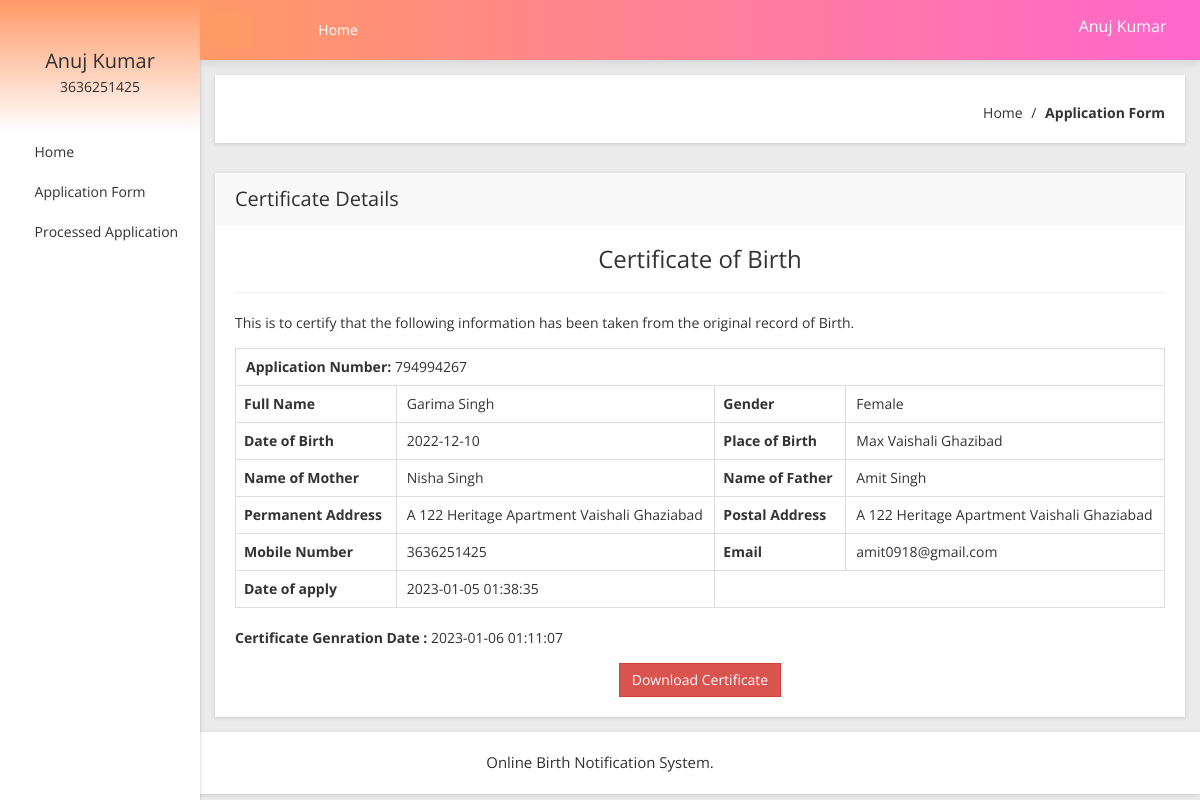
Page /certificates.php?viewid=1 (signed in) on the committed database.
### tables this page shows
CREATE TABLE `tbluser` (
  `ID` int(10) NOT NULL,
  `FirstName` varchar(200) DEFAULT NULL,
  `LastName` varchar(200) DEFAULT NULL,
  `MobileNumber` bigint(10) DEFAULT NULL,
  `Address` mediumtext DEFAULT NULL,
  `Password` varchar(200) NOT NULL,
  `RegDate` timestamp NULL DEFAULT current_timestamp()
);

CREATE TABLE `tblapplication` (
  `ID` int(10) NOT NULL,
  `UserID` int(5) NOT NULL,
  `ApplicationID` varchar(200) DEFAULT NULL,
  `DateofBirth` varchar(200) DEFAULT NULL,
  `Gender` varchar(50) DEFAULT NULL,
  `FullName` varchar(200) DEFAULT NULL,
  `PlaceofBirth` varchar(200) DEFAULT NULL,
  `NameofFather` varchar(200) DEFAULT NULL,
  `NameOfMother` varchar(120) DEFAULT NULL,
  `PermanentAdd` mediumtext DEFAULT NULL,
  `PostalAdd` mediumtext DEFAULT NULL,
  `MobileNumber` bigint(10) DEFAULT NULL,
  `Email` varchar(200) DEFAULT NULL,
  `Dateofapply` timestamp NULL DEFAULT current_timestamp(),
  `Remark` varchar(200) DEFAULT NULL,
  `Status` varchar(50) DEFAULT NULL,
  `UpdationDate` timestamp NULL DEFAULT NULL ON UPDATE current_timestamp()
);

### certificates.php (the view, shortened to what this page needs)
<?php
include('includes/dbconnection.php');
if (strlen($_SESSION['obcsuid']==0)) {
  header('location:logout.php');
  } else{
  ?>
<!doctype html>
<html class="no-js" lang="en">
<head>
    <link rel="stylesheet" href="css/bootstrap.min.css">
    <link rel="stylesheet" href="css/font-awesome.min.css">
    <link rel="stylesheet" href="css/adminpro-custon-icon.css">
    <link rel="stylesheet" href="css/meanmenu.min.css">
    <link rel="stylesheet" href="css/jquery.mCustomScrollbar.min.css">
    <link rel="stylesheet" href="css/animate.css">
    <link rel="stylesheet" href="css/data-table/bootstrap-table.css">
    <link rel="stylesheet" href="css/data-table/bootstrap-editable.css">
    <link rel="stylesheet" href="css/normalize.css">
    <link rel="stylesheet" href="css/c3.min.css">
    <link rel="stylesheet" href="style.css">
    <link rel="stylesheet" href="css/responsive.css">
</head>
<body class="materialdesign">
    <div class="wrapper-pro">
      <?php include_once('includes/sidebar.php');?>
        <?php include_once('includes/header.php');?>
            <div class="breadcome-area mg-b-30 small-dn">
                <div class="container-fluid">
                    <div class="row">
                        <div class="col-lg-12">
                            <div class="breadcome-list shadow-reset">
                                <div class="row">
                                    <div class="col-lg-12">
                                        <ul class="breadcome-menu">
                                            <li><a href="dashboard.php">Home</a> <span class="bread-slash">/</span>
                                            </li>
                                            <li><span class="bread-blod">Application Form</span>
                                            </li>
                                        </ul>
                                    </div>
                                </div>
                            </div>
                        </div>
                    </div>
                </div>
            </div>
            <div class="data-table-area mg-b-15">
                <div class="container-fluid">
                    <div class="row">
                        <div class="col-lg-12">
                            <div class="sparkline13-list shadow-reset">
                                <div class="sparkline13-hd">
                                    <div class="main-sparkline13-hd">
                                        <h1>Certificate Details</h1>
                                        <div class="sparkline13-outline-icon">
                                            <span class="sparkline13-collapse-link"><i class="fa fa-chevron-up"></i></span>
                                            <span><i class="fa fa-wrench"></i></span>
                                            <span class="sparkline13-collapse-close"><i class="fa fa-times"></i></span>
                                        </div>
                                    </div>
                                </div>
                                <div class="sparkline13-graph">
                                    <div id="exampl">
                                    <div class="datatable-dashv1-list custom-datatable-overright">
                                        <h3 align="center">Certificate of Birth</h3>
                                        <hr />
                                        <p align="left">This is to certify that the following information has been taken from the original record of Birth.</p>
<?php
$vid=$_GET['viewid'];
$sql="SELECT tblapplication.*,tbluser.FirstName,tbluser.LastName,tbluser.MobileNumber,tbluser.Address from  tblapplication join  tbluser on tblapplication.UserID=tbluser.ID where tblapplication.ID=:vid and  tblapplication.Status='Verified'";
$query = $dbh -> prepare($sql);
$query-> bindParam(':vid', $vid, PDO::PARAM_STR);
$query->execute();
$results=$query->fetchAll(PDO::FETCH_OBJ);
foreach($results as $row)
{
$certgendate=$row->UpdationDate;            ?>
<table border="1" class="table table-bordered">
<tr align="center">
<td colspan="4" >
<strong> Application Number:</strong>   <?php  echo $row->ApplicationID;?></td></tr>
    <th scope>Full Name</th>
    <td><?php  echo $row->FullName;?></td>
    <th scope>Gender</th>
    <td><?php  echo $row->Gender;?></td>
   <tr>
    <th scope>Date of Birth</th>
    <td><?php  echo $row->DateofBirth;?></td>
    <th scope>Place of Birth</th>
    <td><?php  echo $row->PlaceofBirth;?></td>
  </tr>
  <tr>
     <th scope>Name of Mother</th>
    <td><?php  echo $row->NameOfMother;?></td>
    <th scope>Name of Father</th>
    <td><?php  echo $row->NameofFather;?></td>
  </tr>
   <tr>
    <th scope>Permanent Address</th>
  <td><?php  echo $row->PermanentAdd;?></td>
    <th scope>Postal Address</th>
    <td><?php  echo $row->PostalAdd;?></td>
  </tr>
   <tr>
        <th scope>Mobile Number</th>
    <td><?php  echo $row->MobileNumber;?></td>
    <th scope>Email</th>
    <td><?php  echo $row->Email;?></td>
  </tr>
   <tr>
    <th scope>Date of apply</th>
    <td><?php  echo $row->Dateofapply;?></td>
  </tr>
  <?php }?>
</table>
          <p align="left"><b>Certificate Genration Date :</b> <?php echo htmlentities($certgendate);?></p>
   <a href="download-certificate.php?cid=<?php  echo $row->ApplicationID;?>" class="btn btn-danger">Download Certificate</a>
      </div></div>
                                </div>
                            </div>
                        </div>
                    </div>
                </div>
            </div>
        </div>
    </div>
  <?php include_once('includes/footer.php');?>
</body>
</html><?php }  ?>

### includes/sidebar.php (shortened to what this page needs)
        <?php
include('includes/dbconnection.php');
if (strlen($_SESSION['obcsuid']==0)) {
  header('location:logout.php');
  } else{
  ?>
  <div class="left-sidebar-pro">
            <nav id="sidebar">
                <div class="sidebar-header">
                     <?php
$uid=$_SESSION['obcsuid'];
$sql="SELECT FirstName,LastName,MobileNumber from  tbluser where ID=:uid";
$query = $dbh -> prepare($sql);
$query->bindParam(':uid',$uid,PDO::PARAM_STR);
$query->execute();
$results=$query->fetchAll(PDO::FETCH_OBJ);
$cnt=1;
if($query->rowCount() > 0)
{
foreach($results as $row)
{               ?>
                    <h3><?php  echo $row->FirstName;?>  <?php  echo $row->LastName;?></h3>
                    <p><?php  echo $row->MobileNumber;?></p><?php $cnt=$cnt+1;}} ?>
                </div>
                <div class="left-custom-menu-adp-wrap">
                    <ul class="nav navbar-nav left-sidebar-menu-pro">
                        <li class="nav-item">
                            <a href="dashboard.php" role="button" aria-expanded="false"><i class="fa big-icon fa-home"></i> <span class="mini-dn">Home</span> </a>
                        </li>
                        <li class="nav-item"><a href="#" data-toggle="dropdown" role="button" aria-expanded="false" class="nav-link dropdown-toggle"><i class="fa big-icon fa-envelope"></i> <span class="mini-dn">Application Form</span> <span class="indicator-right-menu mini-dn"><i class="fa indicator-mn fa-angle-left"></i></span></a>
                        </li>
                       <li class="nav-item">
                            <a href="certificates-list.php" role="button" aria-expanded="false"><i class="fa big-icon fa-user"></i> <span class="mini-dn">Processed Application</span> </a>
                        </li>
                    </ul>
                </div>
            </nav>
        </div><?php }  ?>

### includes/header.php (shortened to what this page needs)
       <?php
include('includes/dbconnection.php');
if (strlen($_SESSION['obcsuid']==0)) {
  header('location:logout.php');
  } else{
  ?>
 <div class="content-inner-all">
            <div class="header-top-area">
                <div class="fixed-header-top">
                    <div class="container-fluid">
                        <div class="row">
                            <div class="col-lg-1 col-md-6 col-sm-6 col-xs-12">
                                <button type="button" id="sidebarCollapse" class="btn bar-button-pro header-drl-controller-btn btn-info navbar-btn">
                                    <i class="fa fa-bars"></i>
                                </button>
                            </div>
                            <div class="col-lg-6 col-md-1 col-sm-1 col-xs-12">
                                <div class="header-top-menu tabl-d-n">
                                    <ul class="nav navbar-nav mai-top-nav">
                                        <li class="nav-item"><a href="dashboard.php" class="nav-link">Home</a>
                                        </li>
                                    </ul>
                                </div>
                            </div>
                            <div class="col-lg-5 col-md-5 col-sm-6 col-xs-12">
                                <div class="header-right-info">
                                    <ul class="nav navbar-nav mai-top-nav header-right-menu">
                                <?php
$uid=$_SESSION['obcsuid'];
$sql="SELECT FirstName,LastName,MobileNumber from  tbluser where ID=:uid";
$query = $dbh -> prepare($sql);
$query->bindParam(':uid',$uid,PDO::PARAM_STR);
$query->execute();
$results=$query->fetchAll(PDO::FETCH_OBJ);
$cnt=1;
if($query->rowCount() > 0)
{
foreach($results as $row)
{               ?>
                                        <li class="nav-item">
                                            <a href="#" data-toggle="dropdown" role="button" aria-expanded="false" class="nav-link dropdown-toggle">
                                                <span class="adminpro-icon adminpro-user-rounded header-riht-inf"></span>
                                                <span class="admin-name"><?php  echo $row->FirstName;?>  <?php  echo $row->LastName;?> </span>
                                                <span class="author-project-icon adminpro-icon adminpro-down-arrow"></span><?php $cnt=$cnt+1;}} ?>
                                            </a>
                                        </li>
                                    </ul>
                                </div>
                            </div>
                        </div>
                    </div>
                </div>
            </div><?php }  ?>

### includes/footer.php
<div class="footer-copyright-area">
    <div class="container-fluid">
        <div class="row">
            <div class="col-lg-12">
                <div class="footer-copy-right">
                     <p> Online Birth Notification System.</p>
                </div>
            </div>
        </div>
    </div>
</div>

### rows in the picture
tbluser: FirstName "Anuj", LastName "Kumar", MobileNumber "3636251425"
tblapplication: ApplicationID "794994267", FullName "Garima Singh", Gender "Female", DateofBirth "2022-12-10", PlaceofBirth "Max Vaishali Ghazibad", NameOfMother "Nisha Singh", NameofFather "Amit Singh", PermanentAdd "A 122 Heritage Apartment Vaishali Ghaziabad", PostalAdd "A 122 Heritage Apartment Vaishali Ghaziabad", UserID.MobileNumber "3636251425", Email "amit0918@gmail.com", Dateofapply "2023-01-05 01:38:35", UpdationDate "2023-01-06 01:11:07"
